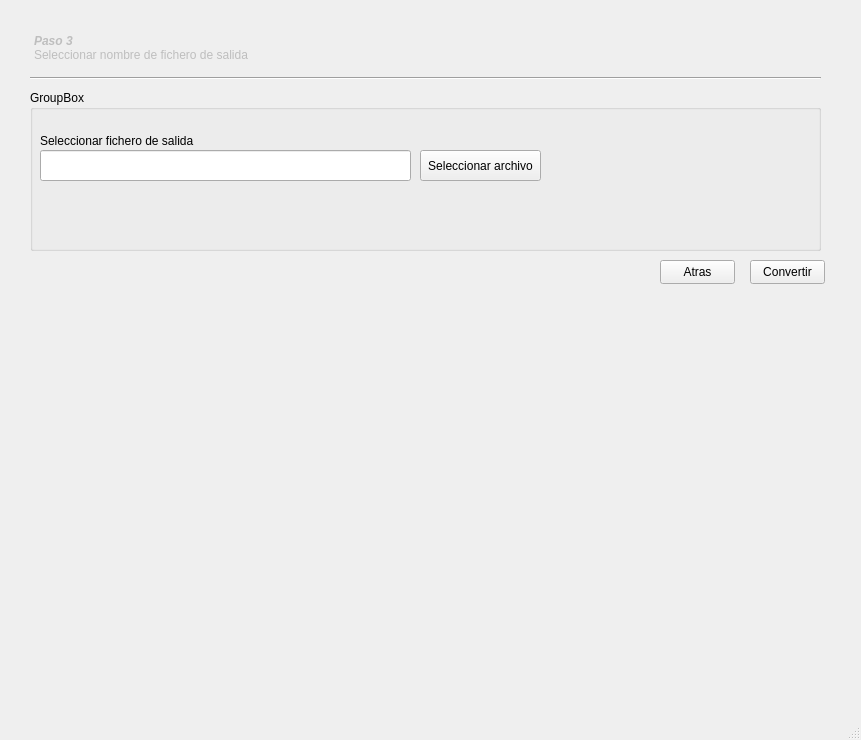
<?xml version="1.0" encoding="UTF-8"?>
<ui version="4.0">
 <class>MainWindow</class>
 <widget class="QMainWindow" name="MainWindow">
  <property name="geometry">
   <rect>
    <x>0</x>
    <y>0</y>
    <width>861</width>
    <height>740</height>
   </rect>
  </property>
  <property name="windowTitle">
   <string>MainWindow</string>
  </property>
  <widget class="QWidget" name="centralwidget">
   <widget class="QStackedWidget" name="stackedWidget">
    <property name="geometry">
     <rect>
      <x>20</x>
      <y>20</y>
      <width>831</width>
      <height>671</height>
     </rect>
    </property>
    <property name="currentIndex">
     <number>2</number>
    </property>
    <widget class="QWidget" name="mainWindow">
     <widget class="QPushButton" name="but_go_to_paso2">
      <property name="enabled">
       <bool>false</bool>
      </property>
      <property name="geometry">
       <rect>
        <x>730</x>
        <y>160</y>
        <width>75</width>
        <height>24</height>
       </rect>
      </property>
      <property name="text">
       <string>Siguiente</string>
      </property>
     </widget>
     <widget class="QToolButton" name="configButton">
      <property name="geometry">
       <rect>
        <x>770</x>
        <y>10</y>
        <width>31</width>
        <height>31</height>
       </rect>
      </property>
      <property name="text">
       <string>...</string>
      </property>
     </widget>
     <widget class="QPushButton" name="search_button">
      <property name="geometry">
       <rect>
        <x>710</x>
        <y>90</y>
        <width>91</width>
        <height>31</height>
       </rect>
      </property>
      <property name="text">
       <string>Buscar archivo</string>
      </property>
     </widget>
     <widget class="QLineEdit" name="lineEdit">
      <property name="geometry">
       <rect>
        <x>20</x>
        <y>90</y>
        <width>671</width>
        <height>31</height>
       </rect>
      </property>
      <property name="readOnly">
       <bool>true</bool>
      </property>
     </widget>
     <widget class="QLabel" name="label_sel_fich_video">
      <property name="geometry">
       <rect>
        <x>20</x>
        <y>70</y>
        <width>161</width>
        <height>16</height>
       </rect>
      </property>
      <property name="text">
       <string>Seleccionar fichero de video</string>
      </property>
     </widget>
     <widget class="Line" name="line">
      <property name="geometry">
       <rect>
        <x>20</x>
        <y>40</y>
        <width>741</width>
        <height>16</height>
       </rect>
      </property>
      <property name="orientation">
       <enum>Qt::Horizontal</enum>
      </property>
     </widget>
     <widget class="QTextEdit" name="info_paso_1">
      <property name="enabled">
       <bool>false</bool>
      </property>
      <property name="geometry">
       <rect>
        <x>20</x>
        <y>0</y>
        <width>741</width>
        <height>41</height>
       </rect>
      </property>
      <property name="frameShape">
       <enum>QFrame::NoFrame</enum>
      </property>
      <property name="frameShadow">
       <enum>QFrame::Sunken</enum>
      </property>
      <property name="verticalScrollBarPolicy">
       <enum>Qt::ScrollBarAlwaysOff</enum>
      </property>
      <property name="horizontalScrollBarPolicy">
       <enum>Qt::ScrollBarAlwaysOff</enum>
      </property>
      <property name="html">
       <string>&lt;!DOCTYPE HTML PUBLIC &quot;-//W3C//DTD HTML 4.0//EN&quot; &quot;http://www.w3.org/TR/REC-html40/strict.dtd&quot;&gt;
&lt;html&gt;&lt;head&gt;&lt;meta name=&quot;qrichtext&quot; content=&quot;1&quot; /&gt;&lt;meta charset=&quot;utf-8&quot; /&gt;&lt;style type=&quot;text/css&quot;&gt;
p, li { white-space: pre-wrap; }
hr { height: 1px; border-width: 0; }
li.unchecked::marker { content: &quot;\2610&quot;; }
li.checked::marker { content: &quot;\2612&quot;; }
&lt;/style&gt;&lt;/head&gt;&lt;body style=&quot; font-family:'Segoe UI'; font-size:9pt; font-weight:400; font-style:normal;&quot;&gt;
&lt;p style=&quot; margin-top:0px; margin-bottom:0px; margin-left:0px; margin-right:0px; -qt-block-indent:0; text-indent:0px;&quot;&gt;&lt;span style=&quot; font-weight:700; font-style:italic;&quot;&gt;Paso 1&lt;/span&gt;&lt;/p&gt;
&lt;p style=&quot; margin-top:0px; margin-bottom:0px; margin-left:0px; margin-right:0px; -qt-block-indent:0; text-indent:0px;&quot;&gt;Seleccionar el archivo de video del cual obtener el audio&lt;/p&gt;&lt;/body&gt;&lt;/html&gt;</string>
      </property>
     </widget>
    </widget>
    <widget class="QWidget" name="ventana_streams">
     <widget class="QGroupBox" name="info_video_box">
      <property name="geometry">
       <rect>
        <x>10</x>
        <y>90</y>
        <width>791</width>
        <height>171</height>
       </rect>
      </property>
      <property name="title">
       <string>Información vídeo</string>
      </property>
      <widget class="QLabel" name="labelNombre">
       <property name="geometry">
        <rect>
         <x>10</x>
         <y>20</y>
         <width>101</width>
         <height>16</height>
        </rect>
       </property>
       <property name="text">
        <string>Nombre archivo:</string>
       </property>
      </widget>
      <widget class="QLabel" name="labelNombreStr">
       <property name="geometry">
        <rect>
         <x>130</x>
         <y>20</y>
         <width>651</width>
         <height>20</height>
        </rect>
       </property>
       <property name="text">
        <string>TextLabel</string>
       </property>
      </widget>
      <widget class="QLabel" name="labelRes">
       <property name="geometry">
        <rect>
         <x>10</x>
         <y>40</y>
         <width>101</width>
         <height>16</height>
        </rect>
       </property>
       <property name="text">
        <string>Resolucion:</string>
       </property>
      </widget>
      <widget class="QLabel" name="labelResStr">
       <property name="geometry">
        <rect>
         <x>130</x>
         <y>40</y>
         <width>651</width>
         <height>20</height>
        </rect>
       </property>
       <property name="text">
        <string>TextLabel</string>
       </property>
      </widget>
      <widget class="QLabel" name="labelCodec">
       <property name="geometry">
        <rect>
         <x>10</x>
         <y>60</y>
         <width>101</width>
         <height>16</height>
        </rect>
       </property>
       <property name="text">
        <string>Codec:</string>
       </property>
      </widget>
      <widget class="QLabel" name="labelCodecStr">
       <property name="geometry">
        <rect>
         <x>130</x>
         <y>60</y>
         <width>651</width>
         <height>20</height>
        </rect>
       </property>
       <property name="text">
        <string>TextLabel</string>
       </property>
      </widget>
     </widget>
     <widget class="QGroupBox" name="info_stream_box">
      <property name="geometry">
       <rect>
        <x>250</x>
        <y>270</y>
        <width>551</width>
        <height>251</height>
       </rect>
      </property>
      <property name="title">
       <string>Información stream</string>
      </property>
      <property name="alignment">
       <set>Qt::AlignCenter</set>
      </property>
      <widget class="QWidget" name="horizontalLayoutWidget">
       <property name="geometry">
        <rect>
         <x>20</x>
         <y>30</y>
         <width>511</width>
         <height>211</height>
        </rect>
       </property>
       <layout class="QHBoxLayout" name="layout">
        <item>
         <layout class="QVBoxLayout" name="campos"/>
        </item>
        <item>
         <layout class="QVBoxLayout" name="valores"/>
        </item>
       </layout>
      </widget>
     </widget>
     <widget class="QTextEdit" name="info_paso_2">
      <property name="enabled">
       <bool>false</bool>
      </property>
      <property name="geometry">
       <rect>
        <x>10</x>
        <y>10</y>
        <width>781</width>
        <height>41</height>
       </rect>
      </property>
      <property name="frameShape">
       <enum>QFrame::NoFrame</enum>
      </property>
      <property name="verticalScrollBarPolicy">
       <enum>Qt::ScrollBarAlwaysOff</enum>
      </property>
      <property name="horizontalScrollBarPolicy">
       <enum>Qt::ScrollBarAlwaysOff</enum>
      </property>
      <property name="html">
       <string>&lt;!DOCTYPE HTML PUBLIC &quot;-//W3C//DTD HTML 4.0//EN&quot; &quot;http://www.w3.org/TR/REC-html40/strict.dtd&quot;&gt;
&lt;html&gt;&lt;head&gt;&lt;meta name=&quot;qrichtext&quot; content=&quot;1&quot; /&gt;&lt;meta charset=&quot;utf-8&quot; /&gt;&lt;style type=&quot;text/css&quot;&gt;
p, li { white-space: pre-wrap; }
hr { height: 1px; border-width: 0; }
li.unchecked::marker { content: &quot;\2610&quot;; }
li.checked::marker { content: &quot;\2612&quot;; }
&lt;/style&gt;&lt;/head&gt;&lt;body style=&quot; font-family:'Segoe UI'; font-size:9pt; font-weight:400; font-style:normal;&quot;&gt;
&lt;p style=&quot; margin-top:0px; margin-bottom:0px; margin-left:0px; margin-right:0px; -qt-block-indent:0; text-indent:0px;&quot;&gt;&lt;span style=&quot; font-weight:700; font-style:italic;&quot;&gt;Paso 2&lt;/span&gt;&lt;/p&gt;
&lt;p style=&quot; margin-top:0px; margin-bottom:0px; margin-left:0px; margin-right:0px; -qt-block-indent:0; text-indent:0px;&quot;&gt;Seleccionar el stream de audio que se desea extraer&lt;/p&gt;&lt;/body&gt;&lt;/html&gt;</string>
      </property>
     </widget>
     <widget class="QGroupBox" name="streamsBox">
      <property name="geometry">
       <rect>
        <x>10</x>
        <y>270</y>
        <width>221</width>
        <height>251</height>
       </rect>
      </property>
      <property name="styleSheet">
       <string notr="true"/>
      </property>
      <property name="title">
       <string>Streams de audio</string>
      </property>
      <widget class="QWidget" name="verticalLayoutWidget">
       <property name="geometry">
        <rect>
         <x>10</x>
         <y>30</y>
         <width>201</width>
         <height>211</height>
        </rect>
       </property>
       <layout class="QVBoxLayout" name="streams_layout"/>
      </widget>
     </widget>
     <widget class="QPushButton" name="but_go_to_paso_3">
      <property name="enabled">
       <bool>false</bool>
      </property>
      <property name="geometry">
       <rect>
        <x>730</x>
        <y>540</y>
        <width>75</width>
        <height>24</height>
       </rect>
      </property>
      <property name="text">
       <string>Siguiente</string>
      </property>
     </widget>
     <widget class="QPushButton" name="but_back_to_paso_1">
      <property name="enabled">
       <bool>true</bool>
      </property>
      <property name="geometry">
       <rect>
        <x>630</x>
        <y>540</y>
        <width>75</width>
        <height>24</height>
       </rect>
      </property>
      <property name="text">
       <string>Atras</string>
      </property>
     </widget>
     <widget class="Line" name="line_3">
      <property name="geometry">
       <rect>
        <x>10</x>
        <y>50</y>
        <width>791</width>
        <height>16</height>
       </rect>
      </property>
      <property name="orientation">
       <enum>Qt::Horizontal</enum>
      </property>
     </widget>
    </widget>
    <widget class="QWidget" name="ventana_convertir">
     <widget class="QPushButton" name="button_convertir">
      <property name="geometry">
       <rect>
        <x>730</x>
        <y>240</y>
        <width>75</width>
        <height>24</height>
       </rect>
      </property>
      <property name="text">
       <string>Convertir</string>
      </property>
      <property name="checkable">
       <bool>false</bool>
      </property>
     </widget>
     <widget class="QGroupBox" name="groupBox_2">
      <property name="geometry">
       <rect>
        <x>10</x>
        <y>70</y>
        <width>791</width>
        <height>161</height>
       </rect>
      </property>
      <property name="title">
       <string>GroupBox</string>
      </property>
      <widget class="QPushButton" name="button_sel_carpeta">
       <property name="geometry">
        <rect>
         <x>390</x>
         <y>60</y>
         <width>121</width>
         <height>31</height>
        </rect>
       </property>
       <property name="text">
        <string>Seleccionar archivo</string>
       </property>
       <property name="icon">
        <iconset theme="document-open"/>
       </property>
      </widget>
      <widget class="QLineEdit" name="line_edit_carpeta">
       <property name="geometry">
        <rect>
         <x>10</x>
         <y>60</y>
         <width>371</width>
         <height>31</height>
        </rect>
       </property>
       <property name="readOnly">
        <bool>true</bool>
       </property>
      </widget>
      <widget class="QLabel" name="labelNombreCarpeta">
       <property name="geometry">
        <rect>
         <x>10</x>
         <y>40</y>
         <width>181</width>
         <height>21</height>
        </rect>
       </property>
       <property name="text">
        <string>Seleccionar fichero de salida</string>
       </property>
      </widget>
     </widget>
     <widget class="QTextEdit" name="info_paso_3">
      <property name="enabled">
       <bool>false</bool>
      </property>
      <property name="geometry">
       <rect>
        <x>10</x>
        <y>10</y>
        <width>781</width>
        <height>41</height>
       </rect>
      </property>
      <property name="frameShape">
       <enum>QFrame::NoFrame</enum>
      </property>
      <property name="frameShadow">
       <enum>QFrame::Sunken</enum>
      </property>
      <property name="verticalScrollBarPolicy">
       <enum>Qt::ScrollBarAlwaysOff</enum>
      </property>
      <property name="horizontalScrollBarPolicy">
       <enum>Qt::ScrollBarAlwaysOff</enum>
      </property>
      <property name="html">
       <string>&lt;!DOCTYPE HTML PUBLIC &quot;-//W3C//DTD HTML 4.0//EN&quot; &quot;http://www.w3.org/TR/REC-html40/strict.dtd&quot;&gt;
&lt;html&gt;&lt;head&gt;&lt;meta name=&quot;qrichtext&quot; content=&quot;1&quot; /&gt;&lt;meta charset=&quot;utf-8&quot; /&gt;&lt;style type=&quot;text/css&quot;&gt;
p, li { white-space: pre-wrap; }
hr { height: 1px; border-width: 0; }
li.unchecked::marker { content: &quot;\2610&quot;; }
li.checked::marker { content: &quot;\2612&quot;; }
&lt;/style&gt;&lt;/head&gt;&lt;body style=&quot; font-family:'Segoe UI'; font-size:9pt; font-weight:400; font-style:normal;&quot;&gt;
&lt;p style=&quot; margin-top:0px; margin-bottom:0px; margin-left:0px; margin-right:0px; -qt-block-indent:0; text-indent:0px;&quot;&gt;&lt;span style=&quot; font-weight:700; font-style:italic;&quot;&gt;Paso 3&lt;/span&gt;&lt;/p&gt;
&lt;p style=&quot; margin-top:0px; margin-bottom:0px; margin-left:0px; margin-right:0px; -qt-block-indent:0; text-indent:0px;&quot;&gt;Seleccionar nombre de fichero de salida&lt;/p&gt;&lt;/body&gt;&lt;/html&gt;</string>
      </property>
     </widget>
     <widget class="QPushButton" name="but_back_to_paso_2">
      <property name="geometry">
       <rect>
        <x>640</x>
        <y>240</y>
        <width>75</width>
        <height>24</height>
       </rect>
      </property>
      <property name="text">
       <string>Atras</string>
      </property>
      <property name="checkable">
       <bool>false</bool>
      </property>
     </widget>
     <widget class="Line" name="line_2">
      <property name="geometry">
       <rect>
        <x>10</x>
        <y>50</y>
        <width>791</width>
        <height>16</height>
       </rect>
      </property>
      <property name="orientation">
       <enum>Qt::Horizontal</enum>
      </property>
     </widget>
    </widget>
   </widget>
  </widget>
  <widget class="QMenuBar" name="menubar">
   <property name="geometry">
    <rect>
     <x>0</x>
     <y>0</y>
     <width>861</width>
     <height>22</height>
    </rect>
   </property>
  </widget>
  <widget class="QStatusBar" name="statusbar"/>
 </widget>
 <resources/>
 <connections/>
</ui>
